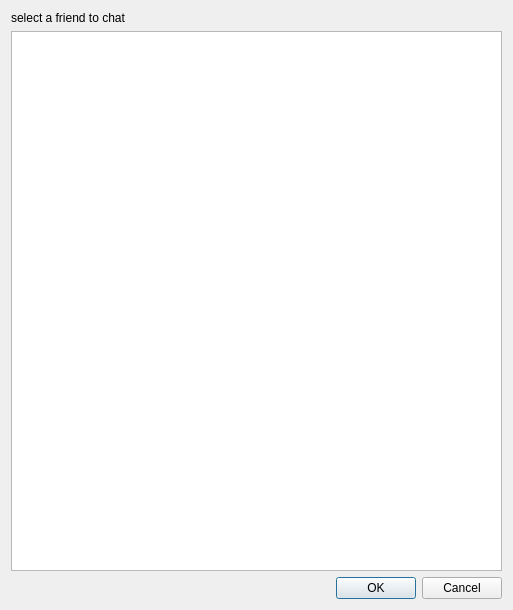
<?xml version="1.0" encoding="UTF-8"?>
<ui version="4.0">
 <class>Contact</class>
 <widget class="QDialog" name="Contact">
  <property name="geometry">
   <rect>
    <x>0</x>
    <y>0</y>
    <width>513</width>
    <height>610</height>
   </rect>
  </property>
  <property name="windowTitle">
   <string>Dialog</string>
  </property>
  <layout class="QVBoxLayout" name="verticalLayout">
   <item>
    <widget class="QLabel" name="label">
     <property name="font">
      <font>
       <pointsize>9</pointsize>
      </font>
     </property>
     <property name="text">
      <string>select a friend to chat</string>
     </property>
    </widget>
   </item>
   <item>
    <widget class="QListWidget" name="ContantslistWidget"/>
   </item>
   <item>
    <widget class="QDialogButtonBox" name="buttonBox">
     <property name="orientation">
      <enum>Qt::Horizontal</enum>
     </property>
     <property name="standardButtons">
      <set>QDialogButtonBox::Cancel|QDialogButtonBox::Ok</set>
     </property>
    </widget>
   </item>
  </layout>
 </widget>
 <resources/>
 <connections>
  <connection>
   <sender>buttonBox</sender>
   <signal>accepted()</signal>
   <receiver>Contact</receiver>
   <slot>accept()</slot>
   <hints>
    <hint type="sourcelabel">
     <x>248</x>
     <y>254</y>
    </hint>
    <hint type="destinationlabel">
     <x>157</x>
     <y>274</y>
    </hint>
   </hints>
  </connection>
  <connection>
   <sender>buttonBox</sender>
   <signal>rejected()</signal>
   <receiver>Contact</receiver>
   <slot>reject()</slot>
   <hints>
    <hint type="sourcelabel">
     <x>316</x>
     <y>260</y>
    </hint>
    <hint type="destinationlabel">
     <x>286</x>
     <y>274</y>
    </hint>
   </hints>
  </connection>
 </connections>
</ui>
